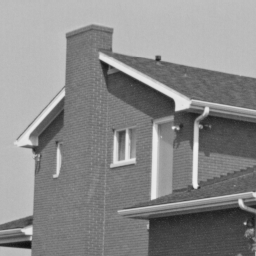
#> input picture Advanced-Image-Processing/Assignment 1/Assignment_1_submission/Images/q2/house.png, 256 x 256 px
$ python q2.py
#> lines starting #> are read from the running program, lines starting #| are printed output that depends on the picture
## PROBLEM 2
import numpy as np
import matplotlib.pyplot as plt
import cv2 as cv
import random
import math


def addNoise(img, noise_level):
    rows, cols = img.shape;
    noise = np.ones((rows, cols), np.uint8)
    noise = cv.randu(noise, 0, 255)
    img_noise = cv.addWeighted(img, 1 - noise_level, noise, noise_level, 0)
    return img_noise


def toRadians(deg):
    return (deg * math.pi) / 180;


def wait():
    key = cv.waitKey(0);
    while (key == 233):
        key = cv.waitKey(0);
    cv.destroyAllWindows()


def getMatch(img1, kp1, des1, img2, kp2, des2):
    bf = cv.BFMatcher()
    matches = bf.knnMatch(des1, des2, k=2);
    good = []
    for m, n in matches:
        if m.distance < 0.8 * n.distance:
            good.append([m])

    return len(good), cv.drawMatchesKnn(img1, kp1, img2, kp2, good, img1, flags=2)


# -----------------------Load Image-------------------------
img1_path = './Images/q2/house.png'
img2_path = './Images/q2/stop_symbol.jpg'
img = cv.imread(img1_path, cv.IMREAD_GRAYSCALE);
#> img is the input picture: shape (256, 256); min 16, max 239, mean 138
rows, cols = img.shape;
#> rows = 256; cols = 256

# img = np.float64(img);

sift = cv.xfeatures2d.SIFT_create();
kp_org, des_org = sift.detectAndCompute(img, None)
#> kp_org = 206 keypoints; strongest (x, y, size): (182, 103, 10.5), (245, 223, 1.8), (28, 231, 6), (195, 185, 4)

# ----------------------Adding Noise-------------------------
img_noise = addNoise(img, 0.2);
kp_noise, des_noise = sift.detectAndCompute(img_noise, None)
#> kp_noise = 292 keypoints; strongest (x, y, size): (182, 103, 10.4), (28, 231, 5.9), (173, 128, 2), (105, 66, 5.4)

# --------------Applying Affine transformation----------------
theta = toRadians(15);

M = np.float32([[1.2 * math.cos(theta), math.sin(theta), 0],
                [-math.sin(theta), 1.2 * math.cos(theta), 0]])

img_aff = cv.warpAffine(img, M, (cols, rows));
kp_aff, des_aff = sift.detectAndCompute(img_aff, None)
#> kp_aff = 143 keypoints; strongest (x, y, size): (237, 72, 12.4), (138, 49, 6.5), (198, 27, 4.3), (234, 103, 2.7)

# ----------------Applying both transformation--------------------
img_both = addNoise(img_aff, 0.2)
#> call 2 of addNoise, with noise_level = 0.2
#> in addNoise (call 2), `img_noise = cv.addWeighted(img, 1 - noise_level, noise, noise_level, 0)`:
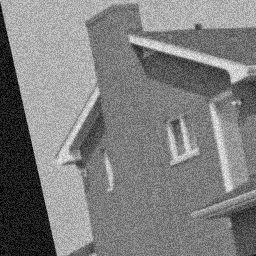
#> img_noise: shape (256, 256); min 0, max 238, mean 126.4
kp_both, des_both = sift.detectAndCompute(img_both, None)
#> kp_both = 289 keypoints; strongest (x, y, size): (237, 72, 12.5), (144, 42, 6.6), (138, 49, 6.5), (234, 103, 2.7)

# ----------------Changing Illumination--------------------
light = 135
img_log = img.copy();
for i in range(rows):
    for j in range(cols):
        if (img_log[i,j] + light > 255):
            img_log[i,j] = 255;
        else:
            img_log[i,j] = img_log[i,j] + light;
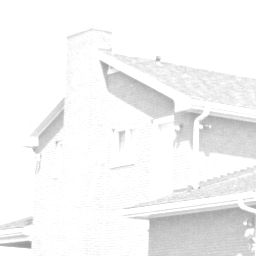
#> img_log: shape (256, 256); min 151, max 255, mean 244.2


kp_log, des_log = sift.detectAndCompute(img_log, None);
#> kp_log = 110 keypoints; strongest (x, y, size): (27, 244, 5.5), (105, 66, 5.3), (158, 59, 2.7), (245, 223, 2.4)

# ----------------Flipping Image--------------------
img_flip = cv.flip(img, 1);

kp_flip, des_flip = sift.detectAndCompute(img_flip, None);
#> kp_flip = 213 keypoints; strongest (x, y, size): (73, 103, 10.4), (11, 223, 1.8), (227, 231, 6), (60, 185, 3.9)

# -------------Showing Keypoints and matches------------------
img_k1 = cv.drawKeypoints(img, kp_org, img, flags=cv.DRAW_MATCHES_FLAGS_DRAW_RICH_KEYPOINTS)
img_k2 = cv.drawKeypoints(img_noise, kp_noise, img_noise, flags=cv.DRAW_MATCHES_FLAGS_DRAW_RICH_KEYPOINTS)
img_k3 = cv.drawKeypoints(img_aff, kp_aff, img_aff, flags=cv.DRAW_MATCHES_FLAGS_DRAW_RICH_KEYPOINTS)
img_k4 = cv.drawKeypoints(img_both, kp_both, img_both, flags=cv.DRAW_MATCHES_FLAGS_DRAW_RICH_KEYPOINTS)
img_k5 = cv.drawKeypoints(img_log, kp_both, img_log, flags=cv.DRAW_MATCHES_FLAGS_DRAW_RICH_KEYPOINTS)
img_k6 = cv.drawKeypoints(img_flip, kp_both, img_flip, flags=cv.DRAW_MATCHES_FLAGS_DRAW_RICH_KEYPOINTS)
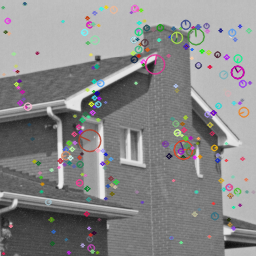
#> img_k6: shape (256, 256, 3); mean of channels 0, 1, 2 137.1, 136.7, 137.5; drawn as B, G, R

plt.figure(1);
plt.suptitle('Showing keypoints', fontsize=15)
plt.subplot(2, 3, 1), plt.imshow(img_k1, cmap='gray'), plt.xticks([]), plt.yticks([]), plt.title('Original ({:d})'.format(len(kp_org)))
plt.subplot(2, 3, 2), plt.imshow(img_k2, cmap='gray'), plt.xticks([]), plt.yticks([]), plt.title('With Noise ({:d})'.format(len(kp_noise)))
plt.subplot(2, 3, 3), plt.imshow(img_k3, cmap='gray'), plt.xticks([]), plt.yticks([]), plt.title('With affine and occlusion trans ({:d})'.format(len(kp_aff)))
plt.subplot(2, 3, 4), plt.imshow(img_k4, cmap='gray'), plt.xticks([]), plt.yticks([]), plt.title('With noise and affine trans ({:d})'.format(len(kp_both)))
plt.subplot(2, 3, 5), plt.imshow(img_k5, cmap='gray'), plt.xticks([]), plt.yticks([]), plt.title('With changed illumination({:d})'.format(len(kp_log)))
plt.subplot(2, 3, 6), plt.imshow(img_k6, cmap='gray'), plt.xticks([]), plt.yticks([]), plt.title('With flip transform ({:d})'.format(len(kp_flip)))

no_m1, img_m1 = getMatch(img, kp_org, des_org, img_aff, kp_aff, des_aff);
#> in getMatch, `matches = bf.knnMatch(des1, des2, k=2);`: matches = 206 matches
#> after the loop in getMatch, `for m, n in matches:`: good = 90 matches
#> no_m1 = 90
no_m2, img_m2 = getMatch(img, kp_org, des_org, img_noise, kp_noise, des_noise);
#> after the loop in getMatch (call 2), `for m, n in matches:`: good = 95 matches
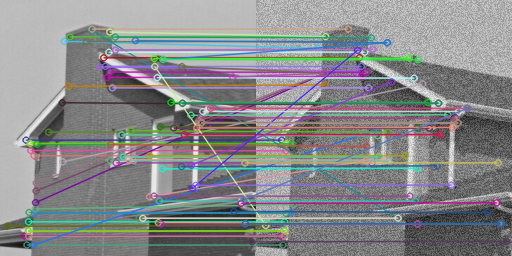
#> img_m2: shape (256, 512, 3); mean of channels 0, 1, 2 138.6, 137.4, 135.8; drawn as B, G, R
#> no_m2 = 95
no_m3, img_m3 = getMatch(img, kp_org, des_org, img_both, kp_both, des_both);
#> after the loop in getMatch (call 3), `for m, n in matches:`: good = 76 matches
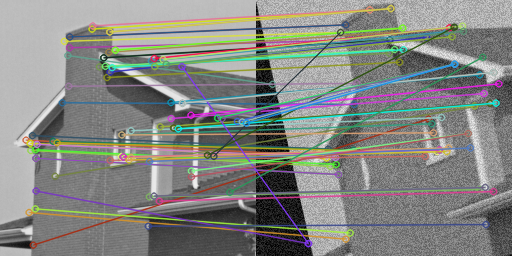
#> img_m3: shape (256, 512, 3); mean of channels 0, 1, 2 130.1, 134.2, 132.6; drawn as B, G, R
#> no_m3 = 76
no_m4, img_m4 = getMatch(img, kp_org, des_org, img_log, kp_log, des_log);
#> after the loop in getMatch (call 4), `for m, n in matches:`: good = 54 matches
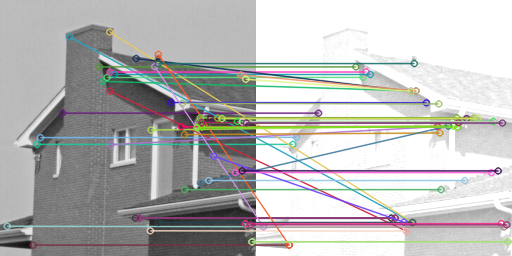
#> img_m4: shape (256, 512, 3); mean of channels 0, 1, 2 184, 184.6, 184.9; drawn as B, G, R
#> no_m4 = 54
no_m5, img_m5 = getMatch(img, kp_org, des_org, img_flip, kp_flip, des_flip);
#> after the loop in getMatch (call 5), `for m, n in matches:`: good = 53 matches
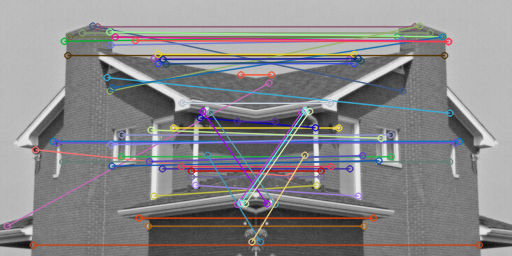
#> img_m5: shape (256, 512, 3); mean of channels 0, 1, 2 137.4, 135.7, 137.2; drawn as B, G, R
#> no_m5 = 53

plt.figure(2);
plt.suptitle('Comparing Original Image with transformed images', fontsize=15)
plt.subplot(5, 1, 1), plt.imshow(img_m1, cmap='gray'), plt.xticks([]), plt.yticks([]), plt.title('Affine tranformation ({:d})'.format(no_m1))
plt.subplot(5, 1, 2), plt.imshow(img_m2, cmap='gray'), plt.xticks([]), plt.yticks([]), plt.title('With noise ({:d})'.format(no_m2))
plt.subplot(5, 1, 3), plt.imshow(img_m3, cmap='gray'), plt.xticks([]), plt.yticks([]), plt.title('With noise & affine trans ({:d})'.format(no_m3))
plt.subplot(5, 1, 4), plt.imshow(img_m4, cmap='gray'), plt.xticks([]), plt.yticks([]), plt.title('With changed illumination ({:d})'.format(no_m4))
plt.subplot(5, 1, 5), plt.imshow(img_m5, cmap='gray'), plt.xticks([]), plt.yticks([]), plt.title('With flip transform ({:d})'.format(no_m5))

plt.show();
